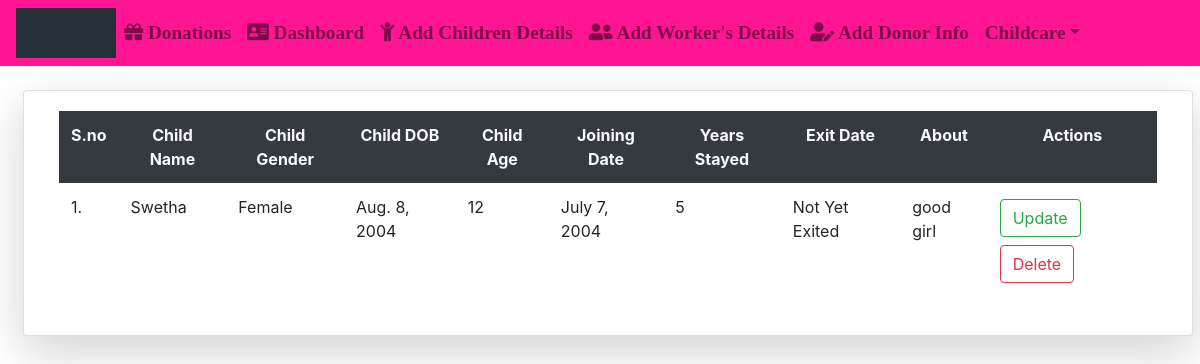
/chtab/ (signed in), run on the app's committed database.
### App/models.py (models this page shows)
class User(AbstractUser):
	img= models.ImageField(upload_to='Profiles/',default="profile.png")
	dob=models.DateField(null=True,blank=True)
	g=[('Male','Male'),('Female','Female')]
	gender=models.CharField(max_length=10,choices=g,null=True,blank=True)
	ph_no=models.CharField(max_length=10)
	pan_no=models.CharField(max_length=10,null=True,blank=True)
	address=models.CharField(max_length=100)
	postal_code=models.CharField(max_length=7)
	city=models.CharField(max_length=20)
	state=models.CharField(max_length=20,default='Andhra Pradesh')
	country=models.CharField(max_length=20,default='India')
	idgen = models.TextField(blank=True)
	p=[(1,'Donor'),(2,'Organisation'),(3,'Guest')]
	role=models.IntegerField(choices=p,default=3)

class Child_details(models.Model):
	child_name = models.CharField(max_length=50)
	c=[('Female','Female'),('Male','Male'),('Select','Select Your Gender')]
	child_gen=models.CharField(max_length=10,choices=c,default='Select')
	child_dob=models.DateField(null=True)
	child_age = models.CharField(max_length=10)
	joining_date = models.DateField(null=True)
	yrs_stayed = models.CharField(max_length=30)
	exit_date = models.CharField(max_length=50,default="Not Yet Exited")
	chimg= models.ImageField(upload_to='Children_profiles/',default="profile.png")
	about = models.CharField(max_length=500)
	ch = models.ForeignKey(User,on_delete=models.CASCADE)

### App/views.py (the view)
# urls.py: path('chtab/',views.childtable,name="ct"),
def childtable(request):
	h = Child_details.objects.filter(ch_id=request.user.id)
	return render(request,'html/childtable.html',{'h':h})

### App/templates/html/childtable.html (shortened to what this page needs)
{% extends 'html/base.html' %}
{% block content %}
<div class="container-fluid mt-4">
<div class="card col-md mt-2 mx-2 shadow-lg">
			<div class="card-body">
				<table class="table table-borderless table-center">
					<tr class="bg-dark text-light text-center">
						<th>S.no</th>
						<th>Child Name</th>
						<th>Child Gender</th>
						<th>Child DOB</th>
						<th>Child Age</th>
						<th>Joining Date</th>
						<th>Years Stayed</th>
						<th>Exit Date</th>
						<th>About</th>
						<th>Actions</th>
					</tr>
            		{% for i in h %}
            		<tr>
            			<td>{{forloop.counter}}.</td>
            			<td>{{i.child_name}}</td>
            			<td>{{i.child_gen}}</td>
            			<td>{{i.child_dob}}</td>
            			<td>{{i.child_age}}</td>
            			<td>{{i.joining_date}}</td>
            			<td>{{i.yrs_stayed}}</td>
            			<td>{{i.exit_date}}</td>
            			<td>{{i.about}}</td>
            			<td colspan="3">
            				<a href="{% url 'chupd' i.id %}" class="btn btn-outline-success my-1 text-success">Update</a>
            				<a href="{% url 'chdel' i.id %}" class="btn btn-outline-danger my-1 text-danger">Delete</a>
            			</td>
            		</tr>
            		{% endfor %}
            	</table>
			</div>
		</div>
</div>
{% endblock %}

### App/templates/html/navbar.html (shortened to what this page needs)
{% load static %}
<link rel="stylesheet" href="https://use.fontawesome.com/releases/v5.7.0/css/all.css">
<nav class="navbar navbar-expand-md navbar-light" style="background-color:#FF1493;">
  <img src="{% static 'images/gif.gif' %}" alt="logo" style="width:100px;height:50px">
  <div style="font-family:Garamond;font-weight:bold;font-size: 120%;">
  <div class="collapse navbar-collapse" id="collapsibleNavbar">
    <ul class="navbar-nav">
      {% if not user.is_authenticated %}
      <li class="nav-item">
        <a class="nav-link" href="{% url 'hm' %}"><i class="fas fa-home"></i> Home</a>
      </li>
      <li class="nav-item">
        <a class="nav-link" href="{% url 'rg' %}"><i class='fas fa-user-plus'></i> Register Here</a>
      </li>
      <li class="nav-item">
        <a class="nav-link disabled" href="{% url 'lg' %}"><i class="fas fa-address-card"></i> Login</a>
      </li>
{% elif user.role == 2 %}
      <li class="nav-item">
        <a class="nav-link" href="{% url 'vi' %}"><i class='fas fa-gift'></i> Donations</a>
      </li>
      <li class="nav-item">
        <a class="nav-link" href="{% url 'dash' %}"><i class='fas fa-address-card'></i> Dashboard</a>
      </li>
      <li class="nav-item">
        <a class="nav-link" href="{% url 'ci' %}"><i class="fa fa-child"></i> Add Children Details</a>
      </li>
      <li class="nav-item">
        <a class="nav-link" href="{% url 'wi' %}"><i class='fas fa-user-friends'></i> Add Worker's Details</a>
      </li>
      <li class="nav-item">
        <a class="nav-link" href="{% url 'di' %}"><i class='fas fa-user-edit'></i> Add Donor Info</a>
      </li>
      <li class="dropdown">
       <a type="button" class="nav-link dropdown-toggle" data-toggle="dropdown">{{user.username}}</a>
</li>
      {% endif %}
    </ul>
  </div>
  </div>
</nav>

### data on the page
User: username "Childcare"
Child_details: child_name "Swetha", child_gen "Female", child_dob "Aug. 8, 2004", child_age "12", joining_date "July 7, 2004", yrs_stayed "5", exit_date "Not Yet Exited", about "good girl"
